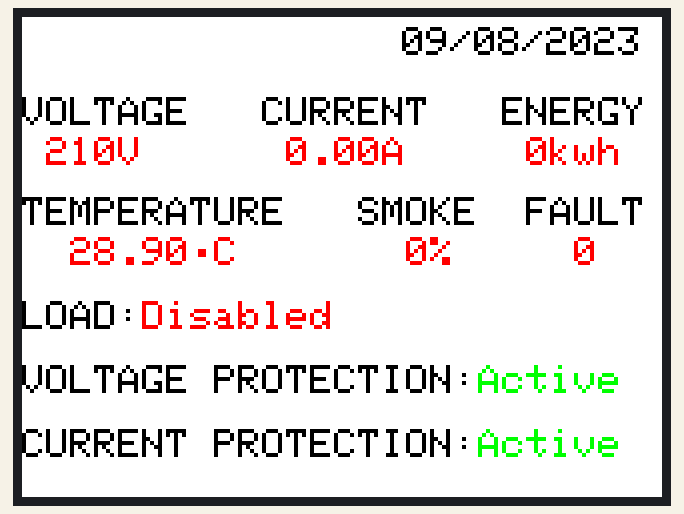
The sketch below on a simulated Arduino Uno, built with avr-gcc and run on an emulated ATmega328P. Shown: 320×240 colour display. Random numbers use the default seed unless the sketch sets one; what the sketch prints to the serial monitor is not drawn.

Above: at 0.4 s.
At 5.5 s:
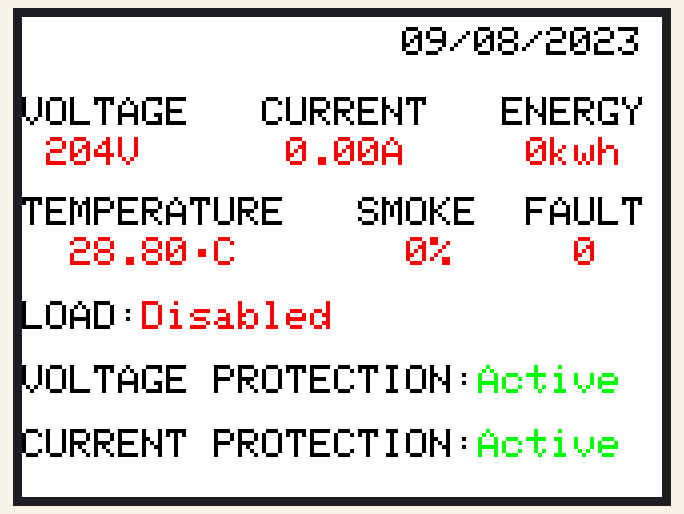
At 10.6 s:
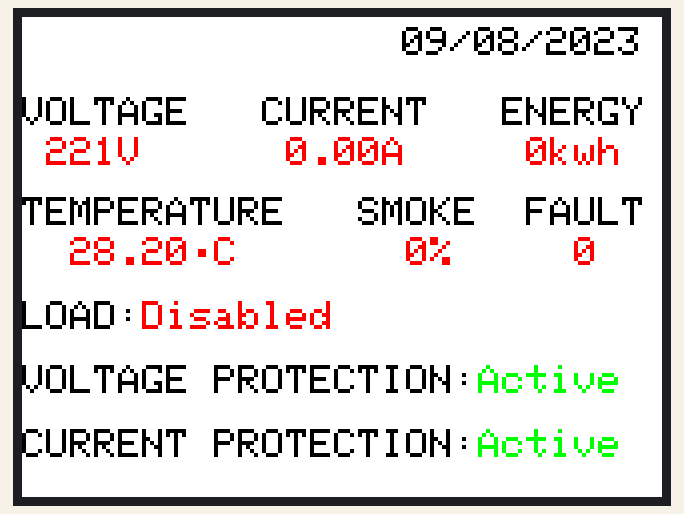
At 15.7 s:
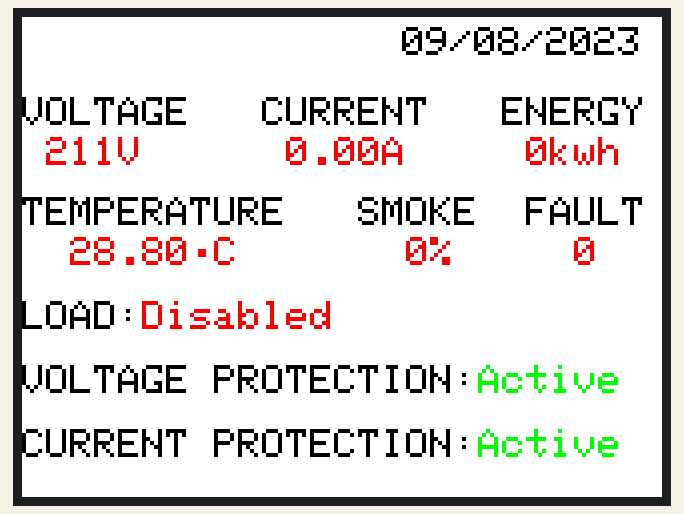
At 25.9 s:
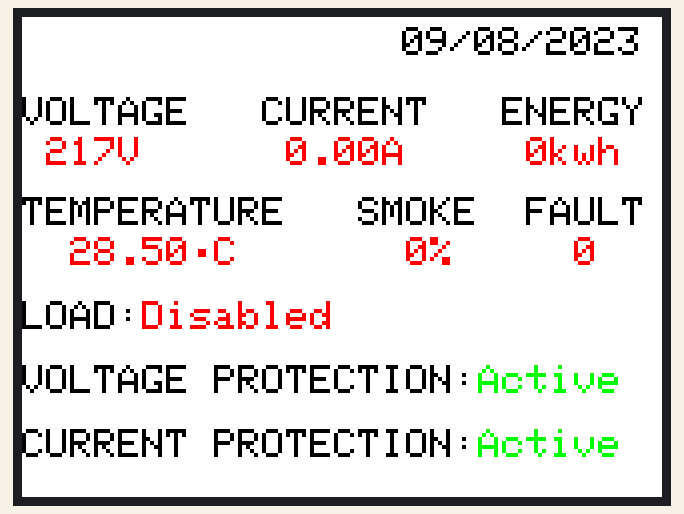
At 36.1 s:
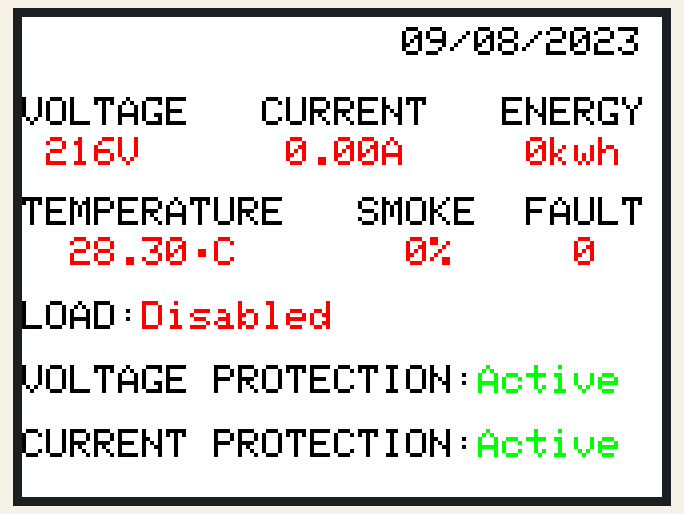

The sketch:

display_driver.ino
```cpp
#include <Adafruit_GFX.h>
#include <Adafruit_TFTLCD.h>
#include <SoftwareSerial.h>

#define LCD_CS A3
#define LCD_CD A2
#define LCD_WR A1
#define LCD_RD A0
#define LCD_RESET A4
#define	BLACK   0x0000
#define	BLUE    0x001F
#define	RED     0xF800
#define	GREEN   0x07E0
#define CYAN    0x07FF
#define MAGENTA 0xF81F
#define YELLOW  0xFFE0
#define WHITE   0xFFFF

Adafruit_TFTLCD tft(LCD_CS, LCD_CD, LCD_WR, LCD_RD, LCD_RESET);
//SoftwareSerial(A5,

struct {
  int volts;
  float current;
  int energy;
  float temp;
  int smoke;
  int fault;
  bool loads;
  bool protection;
} data;

void setup(void) {
  Serial.begin(9600);
  Serial.println(F("TFT LCD test"));

#ifdef USE_ADAFRUIT_SHIELD_PINOUT
  Serial.println(F("Using Adafruit 2.8\" TFT Arduino Shield Pinout"));
#else
  Serial.println(F("Using Adafruit 2.8\" TFT Breakout Board Pinout"));
#endif

  Serial.print("TFT size is "); Serial.print(tft.width()); Serial.print("x"); Serial.println(tft.height());

  tft.reset();

  uint16_t identifier = tft.readID();
  tft.begin(identifier);
  tft.setRotation(3);
  tft.fillScreen(WHITE);
}

void loop(void) {
  data.volts = random(199, 233);
  data.temp = 28.0 + ((random(0, 10))/10.0);
  data.protection = true;
  writeDisplay();
  delay(5000);

}
unsigned long writeDisplay() {
  tft.fillScreen(WHITE);
  unsigned long start = micros();
  tft.setTextColor(BLACK);
  tft.setCursor(190, 5);
  tft.setTextSize(2);
  tft.println("09/08/2023");
  tft.setCursor(0, 40);
  tft.println("VOLTAGE   CURRENT   ENERGY");
  tft.setTextColor(RED);
  tft.setCursor(0, 60);
  tft.println(" " + String(data.volts) + "V      " + String(data.current) + "A     " + String(data.energy) + "kwh");
  tft.setCursor(0, 90);
  tft.setTextColor(BLACK);
  tft.println("TEMPERATURE   SMOKE  FAULT");
  tft.setTextColor(RED);
  tft.setCursor(0, 110);
  tft.println("  " + String(data.temp) + char(248) + "C       " + String(data.smoke) + "%     " + String(data.fault) + "");
  tft.setTextColor(BLACK);
  tft.println(" ");
  tft.print("LOAD:");
  tft.setTextColor(data.loads == true ? GREEN : RED);
  tft.println(data.loads == true ? "Enabled" : "Disabled");
  tft.println(" ");
  tft.setTextColor(BLACK);
  tft.print("VOLTAGE PROTECTION:");
  tft.setTextColor(data.protection == true ? GREEN : RED);
  tft.println(data.protection == true ? "Active" : "Passive");
  tft.println(" ");
  tft.setTextColor(BLACK);
  tft.print("CURRENT PROTECTION:");
  tft.setTextColor(data.protection == true ? GREEN : RED);
  tft.println(data.protection == true ? "Active" : "Passive");
  return micros() - start;
}
```

Measured:
- what the display in image 0 shows lasts 5.0 s, from 0.3 s to 5.3 s
